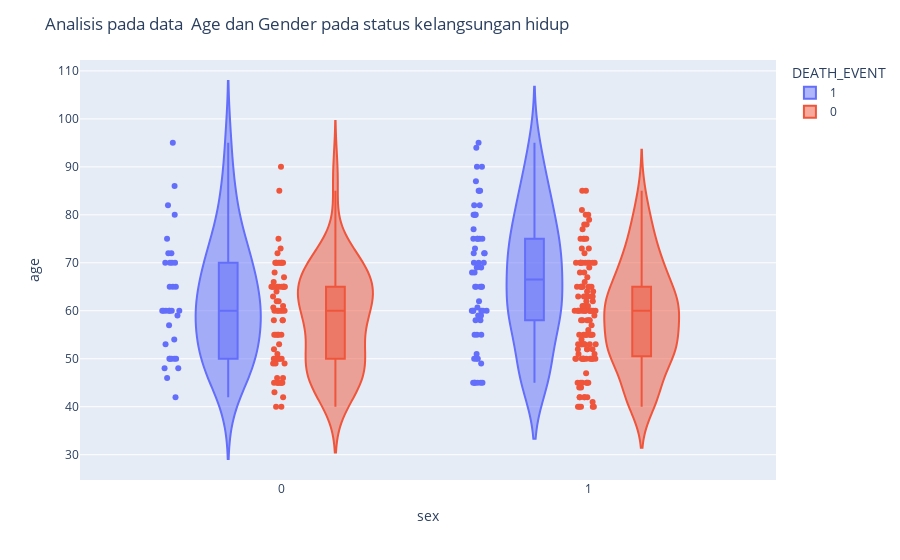

Notebook cell for this chart:
### Markdown cell above
* Kelangsungan hidup tinggi pada 40 hingga 70
* Penyebaran Tidak bertahan hidup melewati segala usia.

### Code cell
fig = px.violin(df, y="age", x="sex", color="DEATH_EVENT", box=True, points="all", hover_data=df.columns)
fig.update_layout(title_text="Analisis pada data  Age dan Gender pada status kelangsungan hidup")
fig.show()

### Figure 1 — Plotly figure (JSON) as saved in the notebook; plotly's stock layout.template omitted (floating-point values rounded to 4 significant figures; data arrays with more than 128 entries replaced by an {"elided": "..."} marker saying what was removed)
{"data": [{"alignmentgroup": "True", "box": {"visible": true}, "customdata": {"elided": "96x11 float values"}, "hovertemplate": "DEATH_EVENT=%{customdata[10]}<br>sex=%{x}<br>age=%{y}<br>anaemia=%{customdata[0]}<br>creatinine_phosphokinase=%{customdata[1]}<br>diabetes=%{customdata[2]}<br>ejection_fraction=%{customdata[3]}<br>high_blood_pressure=%{customdata[4]}<br>platelets=%{customdata[5]}<br>serum_creatinine=%{customdata[6]}<br>serum_sodium=%{customdata[7]}<br>smoking=%{customdata[8]}<br>time=%{customdata[9]}<extra></extra>", "legendgroup": "1", "marker": {"color": "#636efa"}, "name": "1", "offsetgroup": "1", "orientation": "v", "points": "all", "scalegroup": "True", "showlegend": true, "type": "violin", "x": [1, 1, 1, 1, 0, 1, 1, 1, 0, 1, 1, 1, 1, 1, 1, 1, 1, 0, 0, 0, 1, 0, 1, 0, 1, 1, 1, 1, 1, 0, 1, 1, 1, 0, 0, 1, 0, 1, 0, 1, 1, 1, 1, 0, 1, 0, 0, 0, 0, 1, 1, 1, 1, 0, 1, 1, 0, 1, 0, 1, 1, 1, 1, 0, 0, 1, 0, 1, 0, 0, 1, 0, 1, 1, 1, 0, 0, 1, 0, 1, 1, 1, 1, 1, 1, 0, 0, 1, 1, 0, 0, 1, 0, 1, 1, 1], "x0": " ", "xaxis": "x", "y": [75, 55, 65, 50, 65, 90, 75, 60, 65, 80, 75, 62, 45, 50, 82, 87, 45, 70, 48, 65, 68, 75, 80, 95, 70, 58, 82, 94, 85, 50, 65, 69, 90, 82, 60, 70, 50, 70, 60, 50, 51, 60, 80, 57, 68, 53, 60, 70, 60, 95, 49, 72, 45, 50, 45, 60, 42, 72, 70, 65, 85, 69, 60, 60, 59, 60, 72, 85, 70, 86, 60, 46, 80, 72, 75, 72, 50, 45, 80, 59, 59, 65, 75, 58, 60.67, 50, 60, 45, 77, 48, 54, 73, 60, 55, 65, 55], "y0": " ", "yaxis": "y"}, {"alignmentgroup": "True", "box": {"visible": true}, "customdata": {"elided": "203x11 float values"}, "hovertemplate": "DEATH_EVENT=%{customdata[10]}<br>sex=%{x}<br>age=%{y}<br>anaemia=%{customdata[0]}<br>creatinine_phosphokinase=%{customdata[1]}<br>diabetes=%{customdata[2]}<br>ejection_fraction=%{customdata[3]}<br>high_blood_pressure=%{customdata[4]}<br>platelets=%{customdata[5]}<br>serum_creatinine=%{customdata[6]}<br>serum_sodium=%{customdata[7]}<br>smoking=%{customdata[8]}<br>time=%{customdata[9]}<extra></extra>", "legendgroup": "0", "marker": {"color": "#EF553B"}, "name": "0", "offsetgroup": "0", "orientation": "v", "points": "all", "scalegroup": "True", "showlegend": true, "type": "violin", "x": {"elided": "203 int values"}, "x0": " ", "xaxis": "x", "y": {"elided": "203 float values"}, "y0": " ", "yaxis": "y"}], "layout": {"legend": {"title": {"text": "DEATH_EVENT"}, "tracegroupgap": 0}, "margin": {"t": 60}, "title": {"text": "Analisis pada data  Age dan Gender pada status kelangsungan hidup"}, "violinmode": "group", "xaxis": {"anchor": "y", "domain": [0, 1], "title": {"text": "sex"}}, "yaxis": {"anchor": "x", "domain": [0, 1], "title": {"text": "age"}}}}
